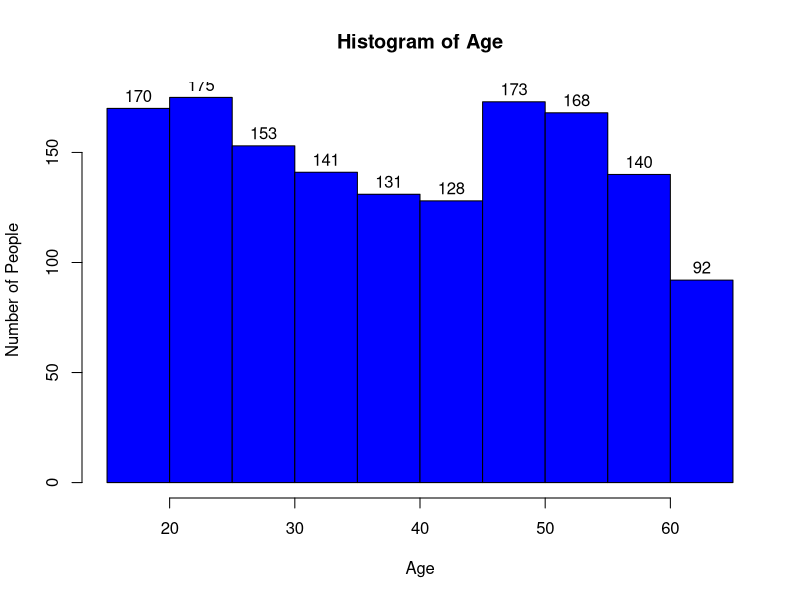
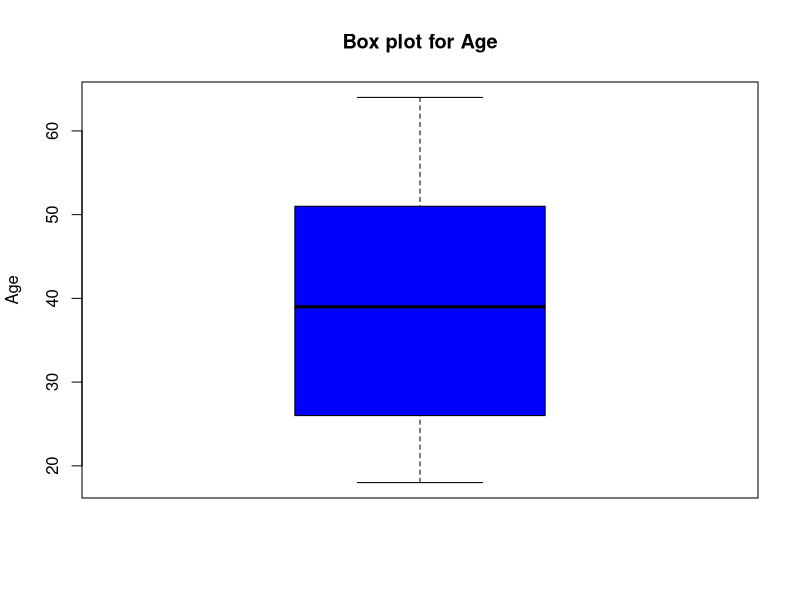

The R script that drew these images, in order: (Note: this script raises an error after producing the figures.)
# importing libraries
library(ggplot2)


# imporing the cvs file

setwd("/Users/namilap/Documents/Msc/DataAnalysis/CourseWork")
insuranceData = read.csv("insuranceData.csv", header = TRUE)
head(insuranceData)

# Overall summery of the dataset
summary(insuranceData)

# Analyzing age 

# summery of the variable
summary(insuranceData$age)

# Histogram for age
hist(insuranceData$age, main = "Histogram of Age", xlab = "Age", ylab = "Number of People",labels = TRUE, col = "blue")
# Standard Deiviation 
age_sd=sd(insuranceData$age)
age_sd
#ggplot(insuranceData, aes(x=age)) + 
 # geom_histogram(color= "black", fill= "blue", binwidth = 5)+
  #ggtitle("Histogram of Age") 

# Histograms for age according each gender

genders = levels(insuranceData$gender)
par(mfcol=c(1,2))
for(current_gender in genders){
  hist(insuranceData[insuranceData$gender == current_gender,]$age, main = paste("Histogram of Age - ", current_gender), xlab = "Age", ylab = "Number of People",labels = TRUE, col = sample(colors(),1))
}
par(mfcol=c(1,1))

# Standard deviation of age for each gender
male_sd = sd(insuranceData[insuranceData$gender == "male",]$age)
male_sd

female_sd = sd(insuranceData[insuranceData$gender == "female",]$age)
female_sd





# box plot and outliers
outliers = boxplot(insuranceData$age, main = "Box plot for Age", col = "blue", ylab = "Age")$out
cat ("Outliers", "\n", outliers)


# Analyzing gender 

# summery of the variable
gender_summery = summary(insuranceData$gender)
gender_summery

# Pie chat of the gender distribution
gender_percentages = round(100*gender_summery/sum(gender_summery), 1)
pie(gender_summery, main= "Gender distribution", col = rainbow(length(gender_summery)), labels = gender_percentages)
legend("topright", names(gender_summery), cex = 0.8, fill = rainbow(length(gender_summery)))

# Analyzing BMI

# Summery of the BMI
summary(insuranceData$bmi)

# Histogram for BMI
hist(insuranceData$bmi, main = "Histogram of BMI", xlab = "BMI", ylab = "Number of People", col = "blue")

# Standard Deiviation 
bmi_sd=sd(insuranceData$bmi)
bmi_sd

# box plot and outliers
outliers = boxplot(insuranceData$bmi, main = "Box plot for BMI", col = "blue", ylab = "BMI")$out
cat ("Outliers", "\n", outliers)

# Density curve
hist(insuranceData$bmi, prob=TRUE,main = "Density Histogram", xlab = "BMI", col="blue")
lines(density(insuranceData$bmi), col="red", lwd=2)

# Probability of being underweight
probability_under_weight = pnorm(18.5, 30.92, 6.212359)
probability_under_weight

# Probability of being healthy weight
probability_healthy_weight = pnorm(24.9, 30.92, 6.212359) - pnorm(18.5, 30.92, 6.212359)
probability_healthy_weight

# Probability of being over wight
probability_over_weight = pnorm(29.9, 30.92, 6.212359) - pnorm(25, 30.92, 6.212359)
probability_over_weight

# Probability of being obese wight
probability_obese_weight = 1- pnorm(30, 30.92, 6.212359)
probability_obese_weight


# Pie chat for weight category distribution
category_vector =  c("under", "healthy", "over", "obese")
percentage_vector = c(probability_under_weight * 100, probability_healthy_weight * 100, probability_over_weight * 100, probability_obese_weight * 100)
bmi_percentage_data = data.frame(category = category_vector, percentage=percentage_vector)
pie(x = bmi_percentage_data$percentage, main= "BMI Category Distribution", labels = round(bmi_percentage_data$percentage,1), col = rainbow(length(bmi_percentage_data$category)))
legend("topright", category_vector, cex = 0.9, fill = rainbow(length(bmi_percentage_data$category)))






# Analyzing number of kids

# Summery of the num_kids
summary(insuranceData$num_kids)

# Histogram for num_kids
hist(insuranceData$num_kids, main = "Histogram of number of kids", xlab = "num_kids", ylab = "Number of People", col = "blue")

# Standard Deiviation 
num_kids_sd=sd(insuranceData$num_kids)
num_kids_sd

# box plot and outliers
outliers = boxplot(insuranceData$num_kids, main = "Box plot for number of kids", col = "blue", ylab = "num_kids")$out
cat ("Outliers", "\n", outliers)



# Analyzing Smoking Status

# summery of the variable
smoking_status_summery = summary(insuranceData$smoking_status)
smoking_status_summery

# Pie chat of the smoking status distribution
smoking_status_percentages = round(100*smoking_status_summery/sum(smoking_status_summery), 1)
pie(smoking_status_summery, main = "Smoking status distribution", col = rainbow(length(smoking_status_summery)), labels = smoking_status_percentages)
legend("topright", names(smoking_status_summery), cex = 0.8, fill = rainbow(length(smoking_status_summery)))


# Analyzing District

# summery of the variable
district_summery = summary(insuranceData$district)
district_summery

# Pie chat of the district distribution
district_percentages = round(100*district_summery/sum(district_summery), 1)
pie(district_summery, main = "District distribution", col = rainbow(length(district_summery)), labels = district_percentages)
legend("topright", names(district_summery), cex = 0.8, fill = rainbow(length(district_summery)))


# Analysing premium

# Summery of the Premium
premium_summary = summary(insuranceData$premium)
premium_summary

# Histogram for premium
hist(insuranceData$premium, main = "Histogram of Premium", xlab = "Premium", ylab = "Number of People", col = "blue")

# Standard Deiviation 
histogram_sd=sd(insuranceData$premium)
histogram_sd

# box plot and outliers
outliers = boxplot(insuranceData$premium, main = "Box plot for Premium", col = "blue", ylab = "Premium")$out
cat ("Outliers", "\n", outliers)










